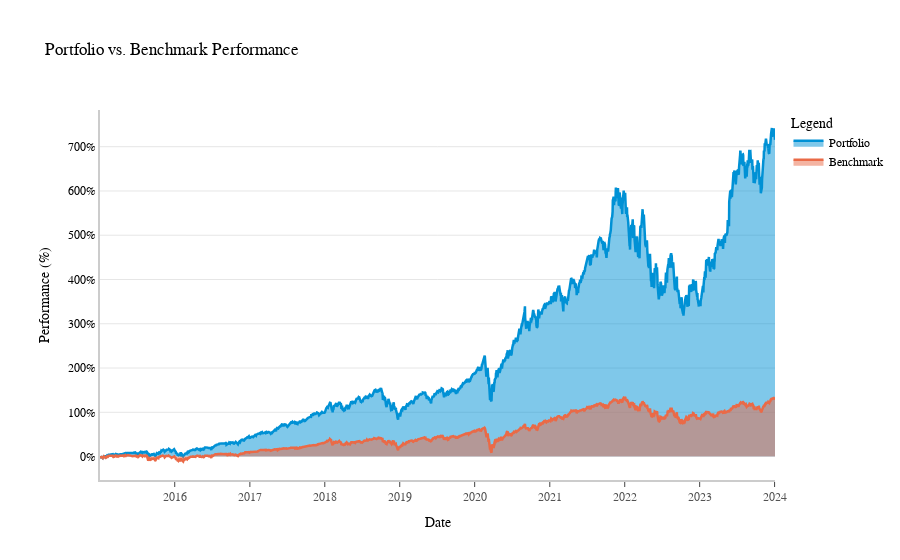

Notebook code cell kept with this figure:
### Code cell
import plotly.graph_objects as go

fig = go.Figure()

# Adding Portfolio performance area
fig.add_trace(go.Scatter(x=portfolio_perf.index, y=portfolio_perf, mode='lines',
                         name='Portfolio', line=dict(color='#0091d5', width=2.5),
                         fill='tozeroy'))

# Adding Benchmark performance area
fig.add_trace(go.Scatter(x=bmrk_perf.index, y=bmrk_perf, mode='lines',
                         name='Benchmark', line=dict(color='#ea6a47', width=2.5),
                         fill='tozeroy'))

# Updating layout for a better look
fig.update_layout(
    title='Portfolio vs. Benchmark Performance',
    xaxis_title='Date',
    yaxis_title='Performance (%)',
    legend_title='Legend',
    font=dict(
        family="Arial, sans-serif",
        size=12,
        color="Black"
    ),
    xaxis=dict(
        showline=True,
        showgrid=False,
        showticklabels=True,
        linecolor='rgb(204, 204, 204)',
        linewidth=2,
        ticks='outside',
        tickfont=dict(
            family='Arial',
            size=12,
            color='rgb(82, 82, 82)',
        ),
        nticks=12,
    ),
    yaxis=dict(
        showgrid=True,
        zeroline=True,
        showline=True,
        showticklabels=True,
        gridcolor='rgb(204, 204, 204)',
        gridwidth=0.5,
        linecolor='rgb(204, 204, 204)',
        linewidth=2,
        tickformat=',.0%',  # Adding percentage format to y-axis
        nticks=10,
    ),
    autosize=True,
    margin=dict(
        autoexpand=True,
        l=100,
        r=20,
        t=110,
    ),
    showlegend=True,
    plot_bgcolor='white'
)

# Show the plot
fig.show()

### Figure 1 — Plotly figure (JSON) as saved in the notebook; plotly's stock layout.template omitted (floating-point values rounded to 4 significant figures; data arrays with more than 128 entries replaced by an {"elided": "..."} marker saying what was removed)
{"data": [{"fill": "tozeroy", "line": {"color": "#0091d5", "width": 2.5}, "mode": "lines", "name": "Portfolio", "type": "scatter", "x": {"elided": "2266 str values"}, "y": {"elided": "2266 float values"}}, {"fill": "tozeroy", "line": {"color": "#ea6a47", "width": 2.5}, "mode": "lines", "name": "Benchmark", "type": "scatter", "x": {"elided": "2266 str values"}, "y": {"elided": "2266 float values"}}], "layout": {"autosize": true, "font": {"color": "Black", "family": "Arial, sans-serif", "size": 12}, "legend": {"title": {"text": "Legend"}}, "margin": {"autoexpand": true, "l": 100, "r": 20, "t": 110}, "plot_bgcolor": "white", "showlegend": true, "title": {"text": "Portfolio vs. Benchmark Performance"}, "xaxis": {"linecolor": "rgb(204, 204, 204)", "linewidth": 2, "nticks": 12, "showgrid": false, "showline": true, "showticklabels": true, "tickfont": {"color": "rgb(82, 82, 82)", "family": "Arial", "size": 12}, "ticks": "outside", "title": {"text": "Date"}}, "yaxis": {"gridcolor": "rgb(204, 204, 204)", "gridwidth": 0.5, "linecolor": "rgb(204, 204, 204)", "linewidth": 2, "nticks": 10, "showgrid": true, "showline": true, "showticklabels": true, "tickformat": ",.0%", "title": {"text": "Performance (%)"}, "zeroline": true}}}
